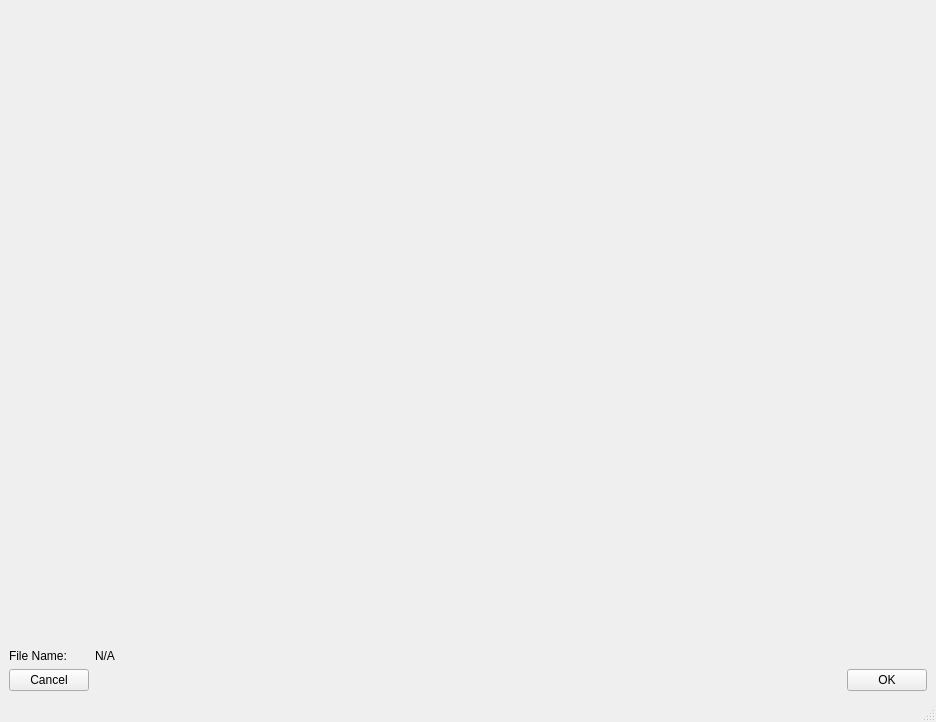
<?xml version="1.0" encoding="UTF-8"?>
<ui version="4.0">
 <class>MainWindow</class>
 <widget class="QMainWindow" name="MainWindow">
  <property name="geometry">
   <rect>
    <x>0</x>
    <y>0</y>
    <width>936</width>
    <height>722</height>
   </rect>
  </property>
  <property name="windowTitle">
   <string>MainWindow</string>
  </property>
  <widget class="QWidget" name="centralwidget">
   <layout class="QVBoxLayout" name="verticalLayout_4">
    <item>
     <layout class="QHBoxLayout" name="horizontalLayout_2">
      <item>
       <widget class="QWidget" name="widget" native="true">
        <property name="sizePolicy">
         <sizepolicy hsizetype="Expanding" vsizetype="Expanding">
          <horstretch>0</horstretch>
          <verstretch>0</verstretch>
         </sizepolicy>
        </property>
       </widget>
      </item>
     </layout>
    </item>
    <item>
     <layout class="QVBoxLayout" name="verticalLayout">
      <item>
       <layout class="QHBoxLayout" name="horizontalLayout_4">
        <item>
         <widget class="QLabel" name="label_2">
          <property name="minimumSize">
           <size>
            <width>80</width>
            <height>0</height>
           </size>
          </property>
          <property name="maximumSize">
           <size>
            <width>80</width>
            <height>16777215</height>
           </size>
          </property>
          <property name="text">
           <string>File Name:</string>
          </property>
         </widget>
        </item>
        <item>
         <widget class="QLabel" name="file_name">
          <property name="text">
           <string>N/A</string>
          </property>
         </widget>
        </item>
       </layout>
      </item>
     </layout>
    </item>
    <item>
     <layout class="QHBoxLayout" name="horizontalLayout">
      <item>
       <widget class="QPushButton" name="cancel_button">
        <property name="text">
         <string>Cancel</string>
        </property>
       </widget>
      </item>
      <item>
       <spacer name="horizontalSpacer">
        <property name="orientation">
         <enum>Qt::Horizontal</enum>
        </property>
        <property name="sizeHint" stdset="0">
         <size>
          <width>40</width>
          <height>20</height>
         </size>
        </property>
       </spacer>
      </item>
      <item>
       <widget class="QPushButton" name="apply_button">
        <property name="text">
         <string>OK</string>
        </property>
       </widget>
      </item>
     </layout>
    </item>
   </layout>
  </widget>
  <widget class="QMenuBar" name="menubar">
   <property name="geometry">
    <rect>
     <x>0</x>
     <y>0</y>
     <width>936</width>
     <height>22</height>
    </rect>
   </property>
  </widget>
  <widget class="QStatusBar" name="statusbar"/>
 </widget>
 <resources/>
 <connections>
  <connection>
   <sender>cancel_button</sender>
   <signal>clicked()</signal>
   <receiver>MainWindow</receiver>
   <slot>cancel_clicked()</slot>
   <hints>
    <hint type="sourcelabel">
     <x>59</x>
     <y>602</y>
    </hint>
    <hint type="destinationlabel">
     <x>179</x>
     <y>478</y>
    </hint>
   </hints>
  </connection>
  <connection>
   <sender>apply_button</sender>
   <signal>clicked()</signal>
   <receiver>MainWindow</receiver>
   <slot>apply_clicked()</slot>
   <hints>
    <hint type="sourcelabel">
     <x>886</x>
     <y>602</y>
    </hint>
    <hint type="destinationlabel">
     <x>552</x>
     <y>492</y>
    </hint>
   </hints>
  </connection>
 </connections>
 <slots>
  <slot>cancel_clicked()</slot>
  <slot>apply_clicked()</slot>
  <slot>circle_center_changed()</slot>
  <slot>sector_radio_button_changed()</slot>
  <slot>sector_changed()</slot>
  <slot>guide_color_changed()</slot>
  <slot>grid_size_changed()</slot>
 </slots>
</ui>
